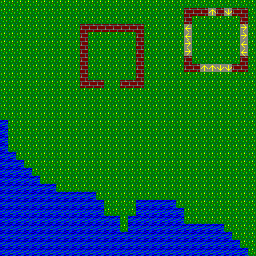

Below is a game level as drawn by its tile map, then a one-line description and the .tmx file that defines it, in full:
An orthogonal 32x32 tile map with 8x8 px tiles, 1 tile layer (Tile Layer 1).

<map version="1.0" orientation="orthogonal" width="32" height="32" tilewidth="8" tileheight="8">
 <tileset firstgid="1" name="terrain1" tilewidth="8" tileheight="8">
  <image source="terrain1.bmp" trans="000000" width="64" height="8" />
  <tile id="0">
   <properties>
    <property name="collision" value="1" />
   </properties>
  </tile>
  <tile id="1">
   <properties>
    <property name="collision" value="0" />
   </properties>
  </tile>
  <tile id="2">
   <properties>
    <property name="collision" value="1" />
   </properties>
  </tile>
  <tile id="3">
   <properties>
    <property name="collision" value="8" />
   </properties>
  </tile>
  <tile id="4">
   <properties>
    <property name="collision" value="4" />
   </properties>
  </tile>
  <tile id="5">
   <properties>
    <property name="collision" value="2" />
   </properties>
  </tile>
  <tile id="6">
   <properties>
    <property name="collision" value="16" />
   </properties>
  </tile>
 </tileset>
 <layer name="Tile Layer 1" width="32" height="32">
  <data encoding="csv">
2,2,2,2,2,2,2,2,2,2,2,2,2,2,2,2,2,2,2,2,2,2,2,2,2,2,2,2,2,2,2,2,
2,2,2,2,2,2,2,2,2,2,2,2,2,2,2,2,2,2,2,2,2,2,2,1,1,1,4,1,7,1,1,2,
2,2,2,2,2,2,2,2,2,2,2,2,2,2,2,2,2,2,2,2,2,2,2,1,2,2,2,2,2,2,1,2,
2,2,2,2,2,2,2,2,2,2,1,1,1,1,1,1,1,1,2,2,2,2,2,6,2,2,2,2,2,2,5,2,
2,2,2,2,2,2,2,2,2,2,1,2,2,2,2,2,2,1,2,2,2,2,2,6,2,2,2,2,2,2,5,2,
2,2,2,2,2,2,2,2,2,2,1,2,2,2,2,2,2,1,2,2,2,2,2,5,2,2,2,2,2,2,6,2,
2,2,2,2,2,2,2,2,2,2,1,2,2,2,2,2,2,1,2,2,2,2,2,5,2,2,2,2,2,2,6,2,
2,2,2,2,2,2,2,2,2,2,1,2,2,2,2,2,2,1,2,2,2,2,2,1,2,2,2,2,2,2,1,2,
2,2,2,2,2,2,2,2,2,2,1,2,2,2,2,2,2,1,2,2,2,2,2,1,1,4,4,7,7,1,1,2,
2,2,2,2,2,2,2,2,2,2,1,2,2,2,2,2,2,1,2,2,2,2,2,2,2,2,2,2,2,2,2,2,
2,2,2,2,2,2,2,2,2,2,1,1,1,2,2,1,1,1,2,2,2,2,2,2,2,2,2,2,2,2,2,2,
2,2,2,2,2,2,2,2,2,2,2,2,2,2,2,2,2,2,2,2,2,2,2,2,2,2,2,2,2,2,2,2,
2,2,2,2,2,2,2,2,2,2,2,2,2,2,2,2,2,2,2,2,2,2,2,2,2,2,2,2,2,2,2,2,
2,2,2,2,2,2,2,2,2,2,2,2,2,2,2,2,2,2,2,2,2,2,2,2,2,2,2,2,2,2,2,2,
2,2,2,2,2,2,2,2,2,2,2,2,2,2,2,2,2,2,2,2,2,2,2,2,2,2,2,2,2,2,2,2,
3,2,2,2,2,2,2,2,2,2,2,2,2,2,2,2,2,2,2,2,2,2,2,2,2,2,2,2,2,2,2,2,
3,2,2,2,2,2,2,2,2,2,2,2,2,2,2,2,2,2,2,2,2,2,2,2,2,2,2,2,2,2,2,2,
3,2,2,2,2,2,2,2,2,2,2,2,2,2,2,2,2,2,2,2,2,2,2,2,2,2,2,2,2,2,2,2,
3,2,2,2,2,2,2,2,2,2,2,2,2,2,2,2,2,2,2,2,2,2,2,2,2,2,2,2,2,2,2,2,
3,3,2,2,2,2,2,2,2,2,2,2,2,2,2,2,2,2,2,2,2,2,2,2,2,2,2,2,2,2,2,2,
3,3,3,2,2,2,2,2,2,2,2,2,2,2,2,2,2,2,2,2,2,2,2,2,2,2,2,2,2,2,2,2,
3,3,3,3,2,2,2,2,2,2,2,2,2,2,2,2,2,2,2,2,2,2,2,2,2,2,2,2,2,2,2,2,
3,3,3,3,3,2,2,2,2,2,2,2,2,2,2,2,2,2,2,2,2,2,2,2,2,2,2,2,2,2,2,2,
3,3,3,3,3,3,3,2,2,2,2,2,2,2,2,2,2,2,2,2,2,2,2,2,2,2,2,2,2,2,2,2,
3,3,3,3,3,3,3,3,3,3,3,3,2,2,2,2,2,2,2,2,2,2,2,2,2,2,2,2,2,2,2,2,
3,3,3,3,3,3,3,3,3,3,3,3,3,2,2,2,2,3,3,3,3,3,2,2,2,2,2,2,2,2,2,2,
3,3,3,3,3,3,3,3,3,3,3,3,3,2,2,2,2,3,3,3,3,3,3,2,2,2,2,2,2,2,2,2,
3,3,3,3,3,3,3,3,3,3,3,3,3,3,3,2,3,3,3,3,3,3,3,2,2,2,2,2,2,2,2,2,
3,3,3,3,3,3,3,3,3,3,3,3,3,3,3,2,3,3,3,3,3,3,3,3,3,3,3,3,2,2,2,2,
3,3,3,3,3,3,3,3,3,3,3,3,3,3,3,3,3,3,3,3,3,3,3,3,3,3,3,3,3,2,2,2,
3,3,3,3,3,3,3,3,3,3,3,3,3,3,3,3,3,3,3,3,3,3,3,3,3,3,3,3,3,3,2,2,
3,3,3,3,3,3,3,3,3,3,3,3,3,3,3,3,3,3,3,3,3,3,3,3,3,3,3,3,3,3,3,2
</data>
 </layer>
</map>